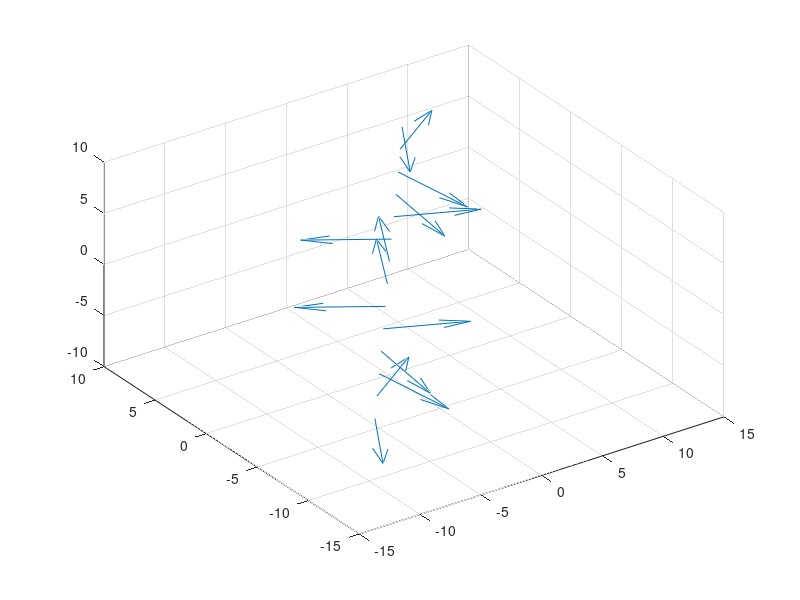

The MATLAB source for this figure:
%%Generating 3D Vector Fields

%Details of the plane
x(1) = 0;
y(1) = 0;
z(1) = 0;

%The smallest division of a unit of the map size
ds = 1;

dt = 0.1;
ft = 10;
t = (1:dt:ft);

%determine how large of a space should be generated
x_end = 7;
y_end = 7;
z_end = 7;

for i = 1:length(t)
   
end

%The X, Y, and Z arrays are used to generate a grid for the simulation
spacing = (x_end - (-x_end))/ds;
X = linspace(-x_end, x_end, spacing);
Y = linspace(-y_end, y_end, spacing);
Z = linspace(-z_end, z_end, spacing);

U = sin(X.^2 + Y.^2);
V = cos(Y.^2 + Z.^2);
W = Z.*0;

quiver3(X,Y,Z,U,V,W);
view(-35,45);
